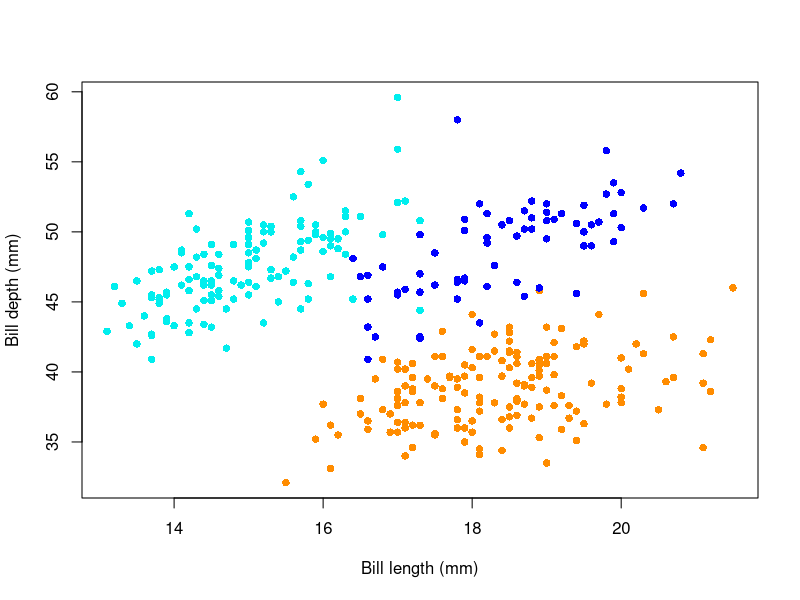

R code for this plot:
#This script plots bill length versus depth for the three species of the *palmerpenguins* dataset

#install the below packages if they are not already installed 

library(ggplot2)
library(palmerpenguins)

#create a dataframe indicating which colour each species should appear on the plot

colours <- data.frame (species  = c("Adelie", "Chinstrap", "Gentoo"),
                       color = c("darkorange", "blue", "cyan2")
)

#join this new dataframe to the penguins dataframe 

penguins_col <- merge(x=penguins, y=colours, by="species", all.x=TRUE)
  
#create a simple scatter plot, with species distinguished by colour

plot(penguins_col$bill_depth_mm, penguins_col$bill_length_mm, pch=16, col= penguins_col$color, xlab = "Bill length (mm)", ylab = "Bill depth (mm)")

